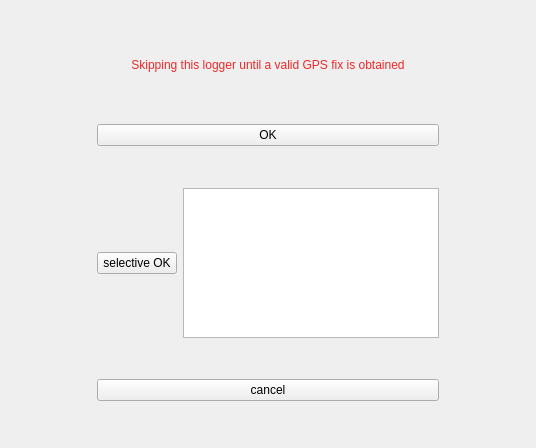
      <widget class="QWidget" name="tab_note">
       <attribute name="title">
        <string>Note</string>
       </attribute>
       <layout class="QVBoxLayout" name="verticalLayout_6">
        <item>
         <layout class="QGridLayout" name="gridLayout_3" rowstretch="1,1,1,1,1,1,1,1,1" columnstretch="1,1,4,1,1">
          <item row="0" column="1">
           <spacer name="horizontalSpacer_8">
            <property name="orientation">
             <enum>Qt::Horizontal</enum>
            </property>
            <property name="sizeHint" stdset="0">
             <size>
              <width>40</width>
              <height>20</height>
             </size>
            </property>
           </spacer>
          </item>
          <item row="0" column="4">
           <spacer name="horizontalSpacer_7">
            <property name="orientation">
             <enum>Qt::Horizontal</enum>
            </property>
            <property name="sizeHint" stdset="0">
             <size>
              <width>40</width>
              <height>20</height>
             </size>
            </property>
           </spacer>
          </item>
          <item row="7" column="2">
           <widget class="QPushButton" name="btn_note_no">
            <property name="text">
             <string>cancel</string>
            </property>
           </widget>
          </item>
          <item row="3" column="2">
           <widget class="QPushButton" name="btn_note_yes">
            <property name="text">
             <string>OK</string>
            </property>
           </widget>
          </item>
          <item row="1" column="1" colspan="3">
           <widget class="QLabel" name="lbl_note">
            <property name="styleSheet">
             <string notr="true">color: rgb(239, 41, 41);
font: 19pt &quot;DejaVu Sans&quot;;</string>
            </property>
            <property name="text">
             <string>Skipping this logger until a valid GPS fix is obtained</string>
            </property>
            <property name="alignment">
             <set>Qt::AlignCenter</set>
            </property>
            <property name="wordWrap">
             <bool>true</bool>
            </property>
           </widget>
          </item>
          <item row="4" column="2">
           <spacer name="verticalSpacer_10">
            <property name="orientation">
             <enum>Qt::Vertical</enum>
            </property>
            <property name="sizeHint" stdset="0">
             <size>
              <width>20</width>
              <height>40</height>
             </size>
            </property>
           </spacer>
          </item>
          <item row="0" column="3">
           <spacer name="horizontalSpacer_10">
            <property name="orientation">
             <enum>Qt::Horizontal</enum>
            </property>
            <property name="sizeHint" stdset="0">
             <size>
              <width>40</width>
              <height>20</height>
             </size>
            </property>
           </spacer>
          </item>
          <item row="6" column="2">
           <spacer name="verticalSpacer_7">
            <property name="orientation">
             <enum>Qt::Vertical</enum>
            </property>
            <property name="sizeHint" stdset="0">
             <size>
              <width>20</width>
              <height>40</height>
             </size>
            </property>
           </spacer>
          </item>
          <item row="0" column="0">
           <spacer name="horizontalSpacer">
            <property name="orientation">
             <enum>Qt::Horizontal</enum>
            </property>
            <property name="sizeHint" stdset="0">
             <size>
              <width>40</width>
              <height>20</height>
             </size>
            </property>
           </spacer>
          </item>
          <item row="2" column="2">
           <spacer name="verticalSpacer_5">
            <property name="orientation">
             <enum>Qt::Vertical</enum>
            </property>
            <property name="sizeHint" stdset="0">
             <size>
              <width>20</width>
              <height>40</height>
             </size>
            </property>
           </spacer>
          </item>
          <item row="0" column="2">
           <spacer name="verticalSpacer_6">
            <property name="orientation">
             <enum>Qt::Vertical</enum>
            </property>
            <property name="sizeHint" stdset="0">
             <size>
              <width>20</width>
              <height>40</height>
             </size>
            </property>
           </spacer>
          </item>
          <item row="8" column="2">
           <spacer name="verticalSpacer_8">
            <property name="orientation">
             <enum>Qt::Vertical</enum>
            </property>
            <property name="sizeHint" stdset="0">
             <size>
              <width>20</width>
              <height>40</height>
             </size>
            </property>
           </spacer>
          </item>
          <item row="5" column="2">
           <layout class="QHBoxLayout" name="horizontalLayout_14">
            <item>
             <widget class="QPushButton" name="btn_note_yes_specific">
              <property name="text">
               <string>selective OK</string>
              </property>
             </widget>
            </item>
            <item>
             <widget class="QListWidget" name="lst_macs_note_tab">
              <property name="sizePolicy">
               <sizepolicy hsizetype="Fixed" vsizetype="Fixed">
                <horstretch>0</horstretch>
                <verstretch>0</verstretch>
               </sizepolicy>
              </property>
              <property name="maximumSize">
               <size>
                <width>16777215</width>
                <height>150</height>
               </size>
              </property>
              <property name="selectionMode">
               <enum>QAbstractItemView::MultiSelection</enum>
              </property>
             </widget>
            </item>
           </layout>
          </item>
         </layout>
        </item>
       </layout>
      </widget>
